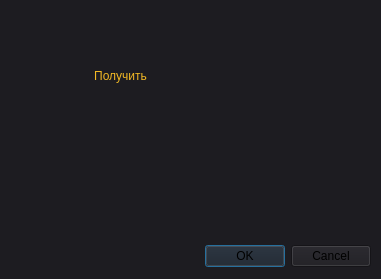
<?xml version="1.0" encoding="UTF-8"?>
<ui version="4.0">
 <class>Dialog</class>
 <widget class="QDialog" name="Dialog">
  <property name="geometry">
   <rect>
    <x>0</x>
    <y>0</y>
    <width>381</width>
    <height>279</height>
   </rect>
  </property>
  <property name="windowTitle">
   <string>Dialog</string>
  </property>
  <property name="styleSheet">
   <string notr="true">background-color: #1d1c21;</string>
  </property>
  <widget class="QDialogButtonBox" name="buttonBox">
   <property name="geometry">
    <rect>
     <x>30</x>
     <y>240</y>
     <width>341</width>
     <height>32</height>
    </rect>
   </property>
   <property name="orientation">
    <enum>Qt::Horizontal</enum>
   </property>
   <property name="standardButtons">
    <set>QDialogButtonBox::Cancel|QDialogButtonBox::Ok</set>
   </property>
  </widget>
  <widget class="QPushButton" name="pushButton">
   <property name="geometry">
    <rect>
     <x>50</x>
     <y>60</y>
     <width>141</width>
     <height>31</height>
    </rect>
   </property>
   <property name="styleSheet">
    <string notr="true">QPushButton{
color: #f2b824;
	font: 18pt &quot;Century&quot;;
background-color: #1d1c21;
border: none;

}
QPushButton:hover{
color: #f2c44e;

background-color: #3a3c42;
}
QPushButton:pressed{
color: #eb7b13;


background-color: #3a3c42;
}</string>
   </property>
   <property name="text">
    <string>Получить</string>
   </property>
  </widget>
  <widget class="QLabel" name="label">
   <property name="geometry">
    <rect>
     <x>70</x>
     <y>90</y>
     <width>211</width>
     <height>141</height>
    </rect>
   </property>
   <property name="styleSheet">
    <string notr="true">color: #ccc;
	font: 18pt &quot;Century&quot;;</string>
   </property>
   <property name="text">
    <string/>
   </property>
  </widget>
  <widget class="QLineEdit" name="lineEdit">
   <property name="geometry">
    <rect>
     <x>50</x>
     <y>20</y>
     <width>221</width>
     <height>31</height>
    </rect>
   </property>
   <property name="styleSheet">
    <string notr="true">color: #e0bd3f;
font: 20pt &quot;DaunPenh&quot;;
background-color: #1d1c21;
border: none;</string>
   </property>
   <property name="text">
    <string/>
   </property>
  </widget>
 </widget>
 <resources/>
 <connections>
  <connection>
   <sender>buttonBox</sender>
   <signal>accepted()</signal>
   <receiver>Dialog</receiver>
   <slot>accept()</slot>
   <hints>
    <hint type="sourcelabel">
     <x>248</x>
     <y>254</y>
    </hint>
    <hint type="destinationlabel">
     <x>157</x>
     <y>274</y>
    </hint>
   </hints>
  </connection>
  <connection>
   <sender>buttonBox</sender>
   <signal>rejected()</signal>
   <receiver>Dialog</receiver>
   <slot>reject()</slot>
   <hints>
    <hint type="sourcelabel">
     <x>316</x>
     <y>260</y>
    </hint>
    <hint type="destinationlabel">
     <x>286</x>
     <y>274</y>
    </hint>
   </hints>
  </connection>
 </connections>
</ui>
